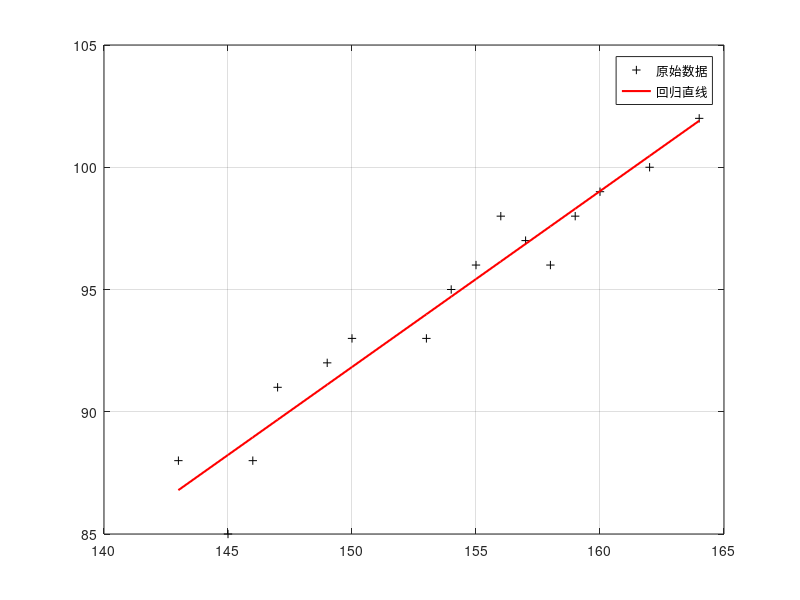

The MATLAB script that drew this image:
clc; clear;
x = [143 145 146 147 149 150 153 154 155 156 157 158 159 160 162 164]'; % 注意需要先转置，变成列向量
y = [ 88  85  88  91  92  93  93  95  96  98  97  96  98  99 100 102]';
X = [ones(length(x),1), x];
b = regress(y, X);
y_hat = X * b;  % 预测值
figure;
plot(x, y, 'k+', 'MarkerSize',6); hold on;  % 原始数据
plot(x, y_hat, 'r-', 'LineWidth',1.5);      % 回归直线
legend("原始数据","回归直线","Location","best");
grid on;